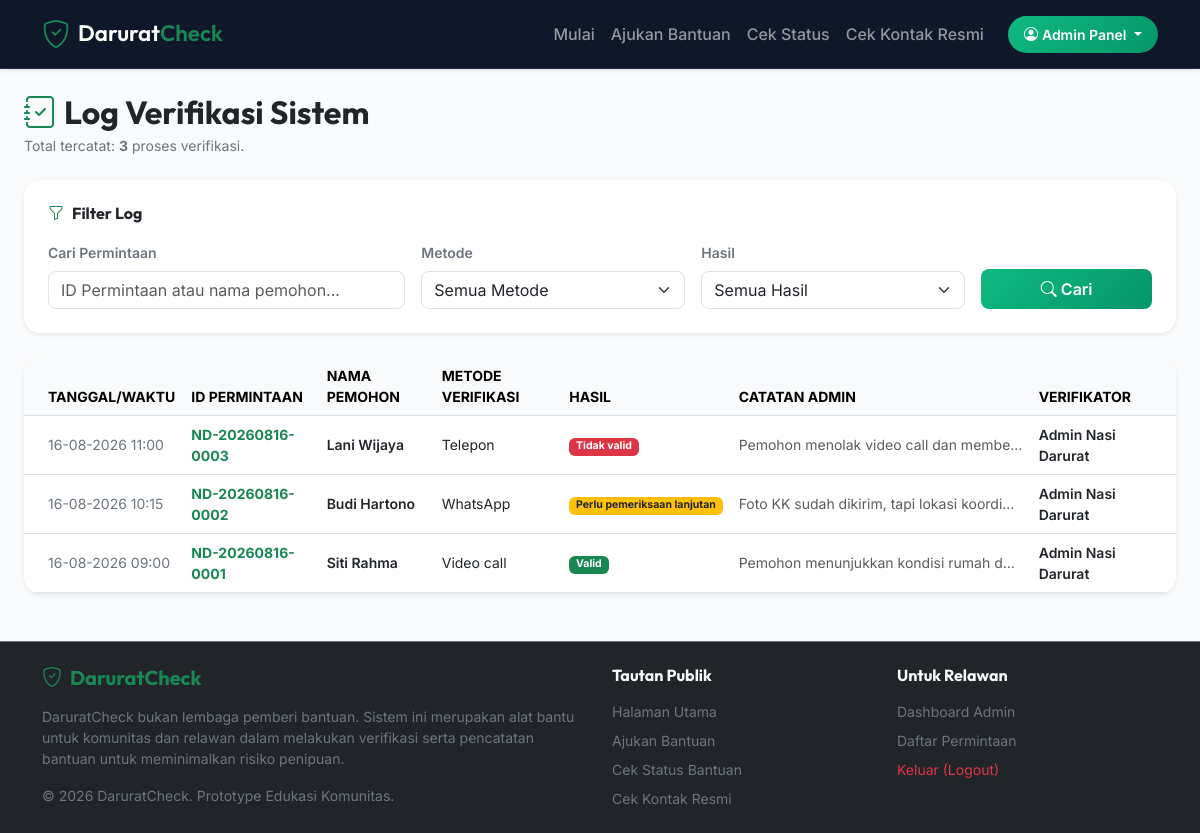
Screenshot of /admin/verification.php (signed in) with the database file from the repository.
### tables this page shows
CREATE TABLE IF NOT EXISTS `verifications` (
  `id` INT AUTO_INCREMENT PRIMARY KEY,
  `request_id` INT NOT NULL,
  `admin_id` INT NOT NULL,
  `method` ENUM('Telepon', 'WhatsApp', 'Video call', 'Pengecekan dokumen', 'Pengecekan lapangan', 'Informasi dari relawan', 'Lainnya') NOT NULL,
  `result` ENUM('Valid', 'Perlu pemeriksaan lanjutan', 'Tidak valid') NOT NULL,
  `notes` TEXT NOT NULL,
  `created_at` TIMESTAMP DEFAULT CURRENT_TIMESTAMP,
  FOREIGN KEY (`request_id`) REFERENCES `requests` (`id`) ON DELETE CASCADE,
  FOREIGN KEY (`admin_id`) REFERENCES `admins` (`id`) ON DELETE CASCADE
);

CREATE TABLE IF NOT EXISTS `requests` (
  `id` INT AUTO_INCREMENT PRIMARY KEY,
  `request_code` VARCHAR(20) NOT NULL UNIQUE,
  `user_id` INT NOT NULL,
  `need_type` ENUM('Makanan', 'Sembako', 'Susu atau kebutuhan bayi', 'Kebutuhan lansia', 'Kebutuhan kesehatan', 'Kebutuhan pendidikan', 'Lainnya') NOT NULL,
  `description` TEXT NOT NULL,
  `people_count` INT NOT NULL DEFAULT 1,
  `supporting_document` VARCHAR(255) DEFAULT NULL,
  `status` ENUM('BARU', 'SEDANG DIVERIFIKASI', 'TERVERIFIKASI', 'DISETUJUI', 'BANTUAN DISALURKAN', 'SELESAI', 'DITOLAK') NOT NULL DEFAULT 'BARU',
  `risk_score` INT NOT NULL DEFAULT 0,
  
   
  `safe_new_wa` TINYINT(1) NOT NULL DEFAULT 0,
  `safe_consistent_location` TINYINT(1) NOT NULL DEFAULT 0,
  `safe_comm_verified` TINYINT(1) NOT NULL DEFAULT 0,
  `safe_valid_evidence` TINYINT(1) NOT NULL DEFAULT 0,
  `safe_no_suspicious_hist` TINYINT(1) NOT NULL DEFAULT 0,
  
   
  `risk_multi_request` TINYINT(1) NOT NULL DEFAULT 0,
  `risk_data_changes` TINYINT(1) NOT NULL DEFAULT 0,
  `risk_inconsistent_location` TINYINT(1) NOT NULL DEFAULT 0,
  `risk_refuse_verification` TINYINT(1) NOT NULL DEFAULT 0,
  `risk_repeated_pattern` TINYINT(1) NOT NULL DEFAULT 0,
  
  `created_at` TIMESTAMP DEFAULT CURRENT_TIMESTAMP,
  `updated_at` TIMESTAMP DEFAULT CURRENT_TIMESTAMP ON UPDATE CURRENT_TIMESTAMP,
  FOREIGN KEY (`user_id`) REFERENCES `users` (`id`) ON DELETE CASCADE
);

CREATE TABLE IF NOT EXISTS `users` (
  `id` INT AUTO_INCREMENT PRIMARY KEY,
  `whatsapp` VARCHAR(20) NOT NULL UNIQUE,
  `name` VARCHAR(100) NOT NULL,
  `location` VARCHAR(100) NOT NULL,
  `created_at` TIMESTAMP DEFAULT CURRENT_TIMESTAMP
);

### includes/functions.php (called while the page is built, shortened)
<?php
function sanitize($data) {
    return htmlspecialchars(trim($data), ENT_QUOTES, 'UTF-8');
}
?>

### admin/verification.php (the view, shortened to what this page needs)
<?php
require_once '../config/database.php';
require_once '../includes/functions.php';
$search = sanitize($_GET['search'] ?? '');
$where = ["1=1"];
$params = [];
$where_clause = implode(' AND ', $where);
try {
    $sql = "SELECT v.*, r.request_code, u.name as user_name, a.name as admin_name
            FROM verifications v
            JOIN requests r ON v.request_id = r.id
            JOIN users u ON r.user_id = u.id
            JOIN admins a ON v.admin_id = a.id
            WHERE $where_clause
            ORDER BY v.created_at DESC";
    $stmt = $pdo->prepare($sql);
    $stmt->execute($params);
    $verifications = $stmt->fetchAll();
} catch (\PDOException $e) {
    die("Gagal memuat log verifikasi: " . $e->getMessage());
}
require_once '../includes/header.php';
?>
<div class="container-fluid px-md-4">
    <div class="d-flex justify-content-between align-items-center flex-wrap g-3 mb-4">
        <div>
            <h2 class="fw-bold text-dark mb-1"><i class="bi bi-journal-check text-success me-2"></i>Log Verifikasi Sistem</h2>
            <p class="text-secondary small mb-0">Total tercatat: <strong><?php echo count($verifications); ?></strong> proses verifikasi.</p>
        </div>
    </div>
    <div class="card border-0 shadow-sm rounded-4 mb-4">
        <div class="card-body p-4">
            <h6 class="fw-bold mb-3"><i class="bi bi-funnel text-success me-2"></i>Filter Log</h6>
            <form action="verification.php" method="GET">
                <div class="row g-3">
                    <div class="col-md-4">
                        <label class="form-label small fw-semibold text-secondary">Cari Permintaan</label>
                        <input type="text" class="form-control rounded-3" name="search" placeholder="ID Permintaan atau nama pemohon..." value="<?php echo htmlspecialchars($search); ?>">
                    </div>
                    <div class="col-md-3">
                        <label class="form-label small fw-semibold text-secondary">Metode</label>
                        <select class="form-select rounded-3" name="method">
                            <option value="">Semua Metode</option>
                        </select>
                    </div>
                    <div class="col-md-3">
                        <label class="form-label small fw-semibold text-secondary">Hasil</label>
                        <select class="form-select rounded-3" name="result">
                            <option value="">Semua Hasil</option>
                        </select>
                    </div>
                    <div class="col-md-2 d-flex align-items-end">
                        <button type="submit" class="btn btn-success w-100 rounded-3 py-2">
                            <i class="bi bi-search"></i> Cari
                        </button>
                    </div>
                </div>
            </form>
        </div>
    </div>
    <div class="card border-0 shadow-sm rounded-4 overflow-hidden mb-4">
        <div class="card-body p-0">
            <div class="table-responsive">
                <table class="table table-hover align-middle mb-0">
                    <thead class="table-light text-secondary small">
                        <tr>
                            <th class="ps-4">TANGGAL/WAKTU</th>
                            <th>ID PERMINTAAN</th>
                            <th>NAMA PEMOHON</th>
                            <th>METODE VERIFIKASI</th>
                            <th>HASIL</th>
                            <th>CATATAN ADMIN</th>
                            <th class="pe-4">VERIFIKATOR</th>
                        </tr>
                    </thead>
                    <tbody class="small">
                        <?php if (empty($verifications)): ?>
                            <tr>
                                <td colspan="7" class="text-center py-4 text-secondary">Belum ada log verifikasi yang tercatat.</td>
                            </tr>
                        <?php else: ?>
                            <?php foreach ($verifications as $v): ?>
                                <tr>
                                    <td class="ps-4 text-secondary"><?php echo date('d-m-Y H:i', strtotime($v['created_at'])); ?></td>
                                    <td>
                                        <a href="request-detail.php?id=<?php echo urlencode($v['request_code']); ?>" class="fw-bold text-success text-decoration-none">
                                            <?php echo htmlspecialchars($v['request_code']); ?>
                                        </a>
                                    </td>
                                    <td class="fw-semibold text-dark"><?php echo htmlspecialchars($v['user_name']); ?></td>
                                    <td><?php echo htmlspecialchars($v['method']); ?></td>
                                    <td>
                                        <span class="badge <?php echo ($v['result'] === 'Valid') ? 'bg-success' : (($v['result'] === 'Tidak valid') ? 'bg-danger' : 'bg-warning text-dark'); ?>">
                                            <?php echo htmlspecialchars($v['result']); ?>
                                        </span>
                                    </td>
                                    <td class="text-muted" style="max-width: 300px; overflow: hidden; text-overflow: ellipsis; white-space: nowrap;">
                                        <?php echo htmlspecialchars($v['notes']); ?>
                                    </td>
                                    <td class="pe-4 fw-semibold"><?php echo htmlspecialchars($v['admin_name']); ?></td>
                                </tr>
                            <?php endforeach; ?>
                        <?php endif; ?>
                    </tbody>
                </table>
            </div>
        </div>
    </div>
</div>
<?php
require_once '../includes/footer.php';
?>

### assets/css/styles.css (style rules this page uses)
:root { --primary-font: 'Inter', sans-serif; --heading-font: 'Outfit', sans-serif; --bg-main: #f8fafc; --card-bg: #ffffff; --text-primary: #0f172a; --text-secondary: #475569; --accent-success: #10b981; --accent-success-hover: #059669; --accent-warning: #f59e0b; --accent-danger: #ef4444; --accent-primary: #3b82f6; --gradient-hero: linear-gradient(135deg, #0f172a 0%, #1e293b 100%); --gradient-success: linear-gradient(135deg, #10b981 0%, #059669 100%); --gradient-card-glass: rgba(255, 255, 255, 0.7); --shadow-sm: 0 1px 3px 0 rgba(0, 0, 0, 0.1), 0 1px 2px -1px rgba(0, 0, 0, 0.1); --shadow-md: 0 4px 6px -1px rgba(0, 0, 0, 0.1), 0 2px 4px -2px rgba(0, 0, 0, 0.1); --shadow-lg: 0 10px 15px -3px rgba(0, 0, 0, 0.1), 0 4px 6px -4px rgba(0, 0, 0, 0.1); }
body { background-color: var(--bg-main); color: var(--text-primary); font-family: var(--primary-font); display: flex; flex-direction: column; min-height: 100vh; }
h1, h2, h3, h4, h5, h6, .brand-text { font-family: var(--heading-font); font-weight: 600; }
.btn-success { background: var(--gradient-success); border: none; font-weight: 600; transition: all 0.2s ease-in-out; }

### rows the page displays
verifications: created_at "16-08-2026 11:00", request.request_code "ND-20260816-0003", users.name "Lani Wijaya", method "Telepon", result "Tidak valid", notes "Pemohon menolak video call dan membe…", admin.name "Admin Nasi Darurat"
verifications: created_at "16-08-2026 10:15", request.request_code "ND-20260816-0002", users.name "Budi Hartono", method "WhatsApp", result "Perlu pemeriksaan lanjutan", notes "Foto KK sudah dikirim, tapi lokasi koordi…", admin.name "Admin Nasi Darurat"
verifications: created_at "16-08-2026 09:00", request.request_code "ND-20260816-0001", users.name "Siti Rahma", method "Video call", result "Valid", notes "Pemohon menunjukkan kondisi rumah d…", admin.name "Admin Nasi Darurat"

### other values shown
count($verifications) "3"
